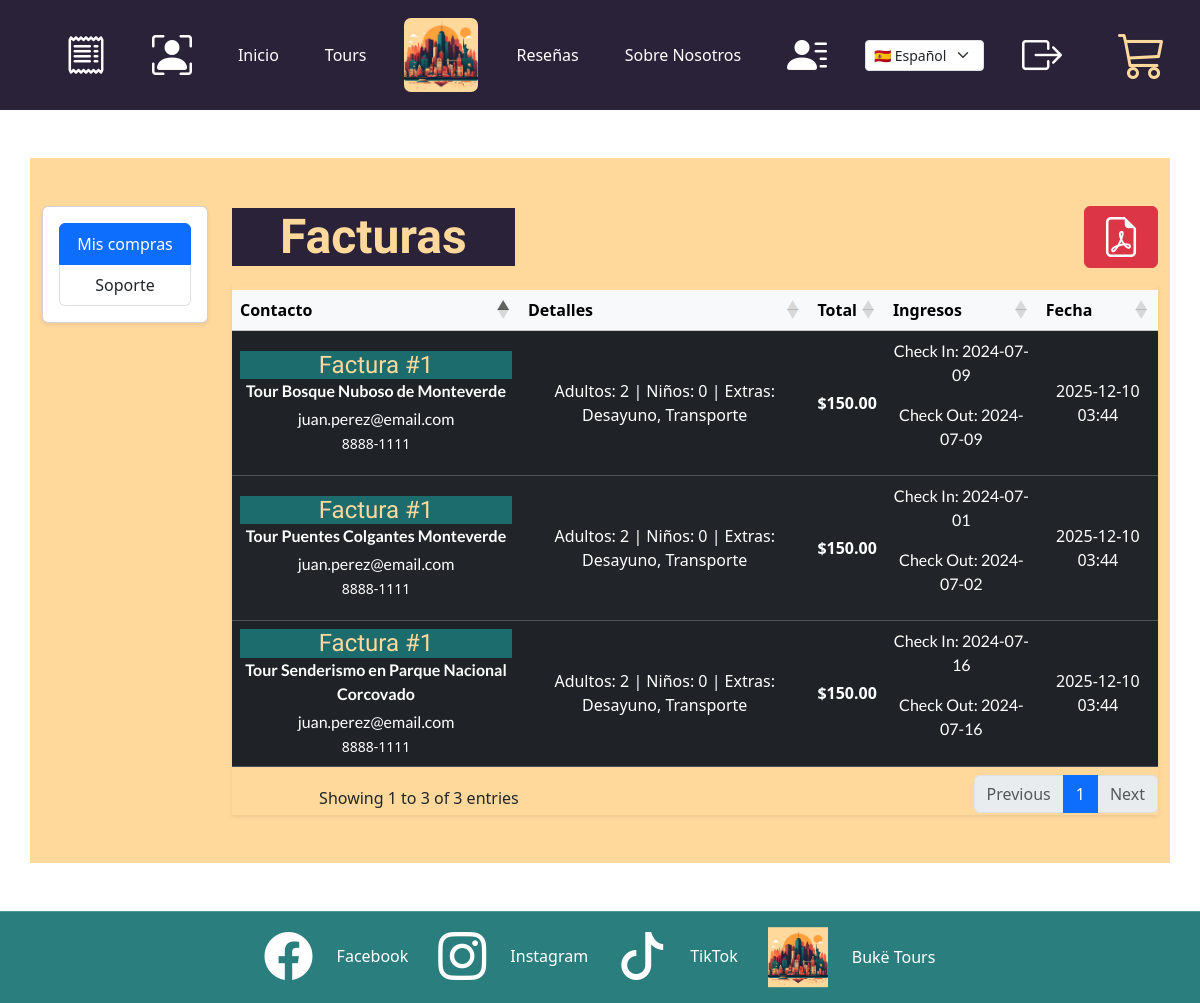
The page /invoices/index.php (signed in) on the database its author committed.
### tables this page shows
CREATE TABLE reservation_tour (
  id INT UNSIGNED NOT NULL AUTO_INCREMENT,

  reservation_id INT UNSIGNED NOT NULL,
  tour_id        INT UNSIGNED NOT NULL,

  check_in_date  DATE NOT NULL,
  check_out_date DATE NOT NULL,

  adults   INT UNSIGNED NOT NULL DEFAULT 0,  
  children INT UNSIGNED NOT NULL DEFAULT 0,  

  created_at TIMESTAMP DEFAULT CURRENT_TIMESTAMP,
  updated_at TIMESTAMP DEFAULT CURRENT_TIMESTAMP ON UPDATE CURRENT_TIMESTAMP,

  PRIMARY KEY (id),

  CONSTRAINT fk_reservation_tour_reservation
    FOREIGN KEY (reservation_id)
    REFERENCES reservation(id)
    ON DELETE CASCADE
    ON UPDATE CASCADE,

  CONSTRAINT fk_reservation_tour_tour
    FOREIGN KEY (tour_id)
    REFERENCES tour(id)
    ON DELETE RESTRICT
    ON UPDATE CASCADE
);

CREATE TABLE IF NOT EXISTS  reservation(
  id INT UNSIGNED NOT NULL AUTO_INCREMENT,
  full_name VARCHAR(200) NOT NULL,
  email VARCHAR(150) NOT NULL,
  telephone VARCHAR(120) NOT NULL,
  country VARCHAR(120) NOT NULL,
  passport VARCHAR(220) NOT NULL,
  adults INT NOT NULL,
  children INT NULL,
  idioma VARCHAR(120) NOT NULL,
  breakfast BOOLEAN NULL DEFAULT FALSE,
  lunch BOOLEAN NULL DEFAULT FALSE,
  dinner BOOLEAN NULL DEFAULT FALSE,
  transport BOOLEAN NULL DEFAULT FALSE,
  travel_insurance BOOLEAN NULL DEFAULT FALSE,
  photo_package BOOLEAN NULL DEFAULT FALSE,
  home_address  VARCHAR(220) NOT NULL,
  city VARCHAR(220) NOT NULL,
  province VARCHAR(230) NOT NULL,
  postal_code VARCHAR(100) NOT NULL,
  total DECIMAL(10,2) NOT NULL,
  subtotal DECIMAL(10,2) NOT NULL,
  userId INT UNSIGNED NOT NULL,
  created_at TIMESTAMP DEFAULT CURRENT_TIMESTAMP,
  updated_at TIMESTAMP DEFAULT CURRENT_TIMESTAMP ON UPDATE CURRENT_TIMESTAMP,
  PRIMARY KEY (id),
  CONSTRAINT fk_reservation_customer
      FOREIGN KEY (userId)
      REFERENCES customer(id)
      ON DELETE CASCADE
      ON UPDATE CASCADE
);

CREATE TABLE tour (
  id INT UNSIGNED NOT NULL AUTO_INCREMENT,
  sku VARCHAR(130) NOT NULL,
  title VARCHAR(150) NOT NULL,
  location VARCHAR(150) NOT NULL,
  price_usd DECIMAL(10,2) NOT NULL,
  cupon_code VARCHAR(50) NULL,
  cupon_discount INT DEFAULT 0,
  rating DECIMAL(3,1) NOT NULL,
  duration_hours DECIMAL(4,1) NOT NULL,
  discount INT NOT NULL,
  img VARCHAR(500) NOT NULL,
  description TEXT NOT NULL,
  iframe TEXT NULL,
  created_at TIMESTAMP DEFAULT CURRENT_TIMESTAMP,
  updated_at TIMESTAMP DEFAULT CURRENT_TIMESTAMP ON UPDATE CURRENT_TIMESTAMP,
  adults_limit   INT UNSIGNED NOT NULL DEFAULT 0,
  children_limit INT UNSIGNED NOT NULL DEFAULT 0,
  PRIMARY KEY (id),
  UNIQUE KEY uq_tours_sku (sku)
);

### config.php (called while the page is built, shortened)
<?php
include 'php/components/navbar.php';
?>

### invoices/index.php (the view, shortened to what this page needs)
<?php
include '../php/helpers/get-tours-reservation-dates.php';
$userID = isset($_SESSION['id'])? (int)$_SESSION['id']: 0;
$mysqli = openConnection();
$sql = 'SELECT reservation_tour.*, tour.*, reservation.* FROM reservation_tour INNER JOIN tour ON reservation_tour.tour_id = tour.id INNER JOIN reservation ON reservation_tour.reservation_id = reservation.id WHERE reservation.userId = ? GROUP BY tour.id;';
$invoices= $mysqli->prepare($sql);
$invoices->bind_param("i", $userID);
$invoices->execute();
$result = $invoices->get_result();
$rows = [];
if ($result) {
    while ($row = $result->fetch_assoc()) {
        $rows[] = $row;
    }
}
?>
<!DOCTYPE html>
<html lang="es">
  <head>
    <?php
      include '../php/styles/common-styles.php';
    ?>
    <link rel="stylesheet" href="/Buke-Tours/assets/css/invoices.css" type="text/css" />
    <link href="https://cdn.datatables.net/1.13.6/css/dataTables.bootstrap5.min.css" rel="stylesheet">
  </head>
  <body>
    <?php
    include '../config.php';
    ?>
    <main>
      <section id="invoices" class="py-5">
        <div class="container-lg bg-yellow-light  py-5">
            <div class="row">
                <aside class="col-12 col-lg-2 mb-4">
                    <nav class="card shadow-sm">
                        <div class="card-body">
                            <div class="list-group">
                                <a class="list-group-item list-group-item-action active" href="#" >Mis compras</a>
                                <a class="list-group-item list-group-item-action" href="mailto:soporte@buke-tours.cr">Soporte</a>
                            </div>
                        </div>
                    </nav>
                </aside>
                <section class="col-12 col-lg-10">
                    <header class="d-flex align-items-center justify-content-between mb-3">
                        <div>
                            <h1 class="h4 m-auto titulo px-5">Facturas</h1>
                        </div>
                        <div>
                            <button title="Imprimir en PDF" id="print-invoices-to-pdf"  type="button" class="btn btn-danger"><i class="bi bi-file-earmark-pdf mx-1 display-6"></i></button>
                        </div>
                    </header>
                    <?php
    if($userID === 0){
    ?>
        <p class="d-flex text-center w-100">Necesitas iniciar sesion para ver tus facturas.</p>
        <a href="/Buke-Tours/auth/login/index.php" class="btn btn-success ">Ir al Formulario de Login</a>
    <?php
    }
    else{
        ?>
        <?php if (!empty($rows)) : ?>
        <div class="table-responsive shadow-sm" id="invoices_table">
            <table id="table-invoices-data" class="table-invoices-data table table-hover table-dark table-striped align-middle w-100">
                <thead class="table-light">
                    <tr>
                        <th>Contacto</th>
                        <th>Detalles</th>
                        <th>Total</th>
                        <th>Ingresos</th>
                        <th>Fecha</th>
                    </tr>
                </thead>
                <tbody>
                    <?php
                    foreach ($rows as $filaDesktop):
                        $extras = [];
                        if ($filaDesktop['breakfast']) $extras[] = 'Desayuno';
                        if ($filaDesktop['transport']) $extras[] = 'Transporte';
                        $details = "Adultos: {$filaDesktop['adults']}";
                        $details .= is_null($filaDesktop['children']) ? '' : " | Niños: {$filaDesktop['children']}";
                        if (!empty($extras)) {
                            $details .= " | Extras: " . implode(', ', $extras);
                        }
                    ?>
                    <tr>
                        <td>
                            <h4 class="subtitulo mb-2">Factura #<?php echo $filaDesktop['id']; ?></h4>
                            <p class="fw-semibold mb-1">Tour <?= htmlspecialchars($filaDesktop['title'] ?? '') ?></p>
                            <p class="mb-0"><?= htmlspecialchars($filaDesktop['email']) ?></p>
                            <small><?= htmlspecialchars($filaDesktop['telephone']) ?></small>
                        </td>
                        <td><?= htmlspecialchars($details) ?></td>
                        <td class="fw-bold">$<?= number_format((float)$filaDesktop['total'], 2) ?></td>
                        <td><?= getTourReservationDates($filaDesktop['id'] , $filaDesktop['tour_id']);?></td>
                        <td>
                            <time datetime="<?= htmlspecialchars($filaDesktop['created_at']) ?>">
                                <?= htmlspecialchars(date('Y-m-d H:i', strtotime($filaDesktop['created_at']))) ?>
                            </time>
                        </td>
                    </tr>
                    <?php endforeach; ?>
                </tbody>
            </table>
        </div>
        <?php else : ?>
            <div class="alert alert-info">No hay facturas disponibles.</div>
            <a href="/Buke-Tours/tours/" class="btn btn-success" title="Comprar Tours">Comprar Tours</a>
        <?php endif; ?>
        <?php
    }
                    ?>
                </section>
            </div>
        </div>
      </section>
    </main>
    <?php
      include '../php/components/footer.php';
    ?>
  </body>
</html>

### php/styles/common-styles.php (shortened to what this page needs)
<link href="https://cdn.jsdelivr.net/npm/bootstrap@5.3.8/dist/css/bootstrap.min.css" rel="stylesheet" />
<link rel="stylesheet" href="https://cdn.jsdelivr.net/npm/bootstrap-icons@1.13.1/font/bootstrap-icons.min.css" />
<link rel="stylesheet" href="/Buke-Tours/assets/css/main.css" type="text/css" />
<link rel="stylesheet" href="/Buke-Tours/assets/css/cart.css" type="text/css" />
<link rel="stylesheet" href="https://cdn.jsdelivr.net/npm/flag-icons/css/flag-icons.min.css" />

### php/components/navbar.php (shortened to what this page needs)
<nav class="barra-navegadora navbar navbar-expand-lg">
  <div class="container-fluid">
    <div class="collapse navbar-collapse" id="navbarNav">
      <ul class="navbar-nav m-auto">
        <?php
        if(isset($_SESSION['userId'])){
          ?>
          <li class="nav-item barra-navegadora-li">
          <a href="/Buke-Tours/invoices/" class="nav-link" title="<?php echo $lang['invoices'] ?? 'Facturas'; ?>"
            >
          <i class="bi bi-receipt display-6"></i>
</a>
        </li>
         <li class="nav-item barra-navegadora-li">
          <a href="/Buke-Tours/profile/" class="nav-link" title="<?php echo $lang['editar_perfil']; ?>"
            ><i class="bi bi-person-bounding-box display-6"></i
          ></a>
        </li>
          <?php
        }
        ?>
        <li class="nav-item barra-navegadora-li">
          <a href="/Buke-Tours/" class="nav-link"><?php echo $lang['inicio'] ?? 'Inicio'; ?></a>
        </li>
        <li class="nav-item barra-navegadora-li">
          <a href="/Buke-Tours/tours/" class="nav-link"><?php echo $lang['tours'] ?? 'Tours'; ?></a>
        </li>
        <li class="nav-item barra-navegadora-li">
          <a href="/Buke-Tours/"
            >
            <img class="logo" src="/Buke-Tours/assets/img/logo.png" alt="Buke Tours Logo" title="Buke Tours Logo" />
        </a>
        </li>
        <?php
        if(isset($_SESSION['userId'])){
          ?>
        <li class="nav-item barra-navegadora-li">
          <a href="/Buke-Tours/reviews/" class="nav-link"><?php echo $lang['reseñas'] ?? 'Reseñas'; ?></a>
        </li>
        <?php } ?>
        <li class="nav-item barra-navegadora-li">
          <a href="/Buke-Tours/about-us/" class="nav-link"><?php echo $lang['sobre_nosotros'] ?? 'Sobre Nosotros'; ?></a>
        </li>
        <li class="nav-item barra-navegadora-li">
          <a href="/Buke-Tours/contact/" class="nav-link" title="<?php echo $lang['contacto']; ?>"><i class="display-6 bi bi-person-lines-fill"></i></a>
        </li>
          <li class="nav-item barra-navegadora-li d-flex align-items-center">
            <select id="language-switcher" class="form-select form-select-sm">
                <option value="es" <?php if (isset($_SESSION['lang']) && $_SESSION['lang'] == 'es') echo 'selected'; ?>>🇪🇸 Español</option>
            </select>
        </li>
        <?php
        if(isset($_SESSION['userId'])){
          ?>
          <li class="nav-item barra-navegadora-li">
            <a href="/Buke-Tours/logout/" class="nav-link" title="Cerrar Session"> <i class="display-6 bi bi-box-arrow-right"></i></a>
          </li>
          <?php
        }
        ?>
      </ul>
    </div>
    <button
      id="shopping-cart"
      class="btn btn-light position-relative"
      type="button"
      data-bs-toggle="modal"
      data-bs-target="#cartModal"
    >
      <i class="bi bi-cart3 display-5"></i>
    </button>
  </div>
</nav>

### php/helpers/get-tours-reservation-dates.php (shortened to what this page needs)
<?php
function getTourReservationDates($reservationId, $tourId){
    $userID = isset($_SESSION['id'])? (int)$_SESSION['id']: 0;
    if($userID<= 0){
        echo "Usuario inválido.";
    }
    else{
        $sqlReservationTour = "SELECT `id`,`reservation_id`,`tour_id`,`check_in_date`,`check_out_date` FROM `reservation_tour` WHERE reservation_id = ? AND tour_id = ?";
        $mysqli = openConnection();
        $tourDates = $mysqli->prepare($sqlReservationTour);
        $tourDates->bind_param("ii", $reservationId,  $tourId);
        if($tourDates->execute()){
            $resultTourDates = $tourDates->get_result();
            $tourDatesHTML = "";
            if ($resultTourDates) {
                while ($row = $resultTourDates->fetch_assoc()) {
                    $tourDatesHTML .= "<p class='w-100'>Check In: " . htmlspecialchars($row['check_in_date']) . "</p>";
                    $tourDatesHTML .= "<p class='w-100'>Check Out: " . htmlspecialchars($row['check_out_date']) . "</p>";
                }
            }
            echo $tourDatesHTML;
        }
        else{
            echo "Error al consultar la reservacion";
        }
    }
}
?>

### php/components/footer.php (shortened to what this page needs)
<footer>
  <nav>
      <ul class="footer-redes py-3">
        <li class="footer-redes-li">
          <a
            href="https://www.facebook.com/"
            target="_blank"
            class="d-flex align-items-center"
            title="Buke Tours Facebook"
          >
            <i class="bi bi-facebook display-5"></i
            ><span class="d-none d-md-block ps-4">Facebook</span></a
          >
        </li>
        <li class="footer-redes-li">
          <a
            href="https://www.instagram.com/unguiaencostarica"
            target="_blank"
            class="d-flex align-items-center"
            title="Buke Tours Instagram"
            ><i class="bi bi-instagram display-5"></i
            ><span class="d-none d-md-block ps-4">Instagram</span></a
          >
        </li>
        <li class="footer-redes-li">
          <a
            href="https://www.tiktok.com/@unguiaencostarica"
            target="_blank"
            class="d-flex align-items-center"
            title="Buke Tours TikTok"
            ><i class="bi bi-tiktok display-5"></i
            ><span class="d-none d-md-block ps-4">TikTok</span></a
          >
        </li>
        <li class="footer-redes-li">
          <a
            href="/Buke-Tours"
            title="Buke Tours Logo"
            target="_self"
            class="d-flex align-items-center"
          >
            <img
              class="logo-footer"
              src="/Buke-Tours/assets/img/logo.png"
              alt="Buke Tours Logo"
              title="Buke Tours Logo"
            /><span class="d-none d-md-block ps-4">Bukë Tours</span></a
          >
        </li>
      </ul>
  </nav>
</footer>

### assets/css/main.css (style rules this page uses)
body { text-align: center; margin: 0; padding: 0; background: url("../img/fondo.png"); background-size: cover; background-repeat: no-repeat; display: flex; flex-direction: column; height: 100vh; background-attachment: fixed; }
body, main, nav, footer { width: 100%; }
main { z-index: 1; }
footer { z-index: 90; top: 92%; position: sticky; }
h1, h2, h3, h4, h5, h6 { font-family: "Gabarito", serif; }
p { font-family: "Lato", serif; }
html, body { position: relative; height: 100%; overflow-x: hidden; }
body { margin: 0 auto; padding: 0; }
.bg-yellow-light { background: #ffd89c !important; }
.swiper-button-next, .swiper-button-prev, #shopping-cart { color: #ffd89c !important; }
.navbar, .barra-navegadora { background-color: #2a2238 !important; padding: 10px; display: flex; justify-content: space-around; align-items: center; color: white; }
.nav-item a { color: #fff; display: flex; flex-direction: column; justify-content: center; align-items: center; height: 90px; text-align: center; }
.barra-navegadora { text-align: center; width: 100%; }
.barra-navegadora-li { display: inline; padding: 0 15px; }
.logo { width: 74px; border-radius: 7px; vertical-align: middle; }
.titulo { color: #ffd89c; font-size: 48px; font-weight: bold; width: 100%; margin: 0 auto; background: #2a2238; }
h4.subtitulo { background: #1c6c6e; color: #ffd89c; margin: 0 auto !important; }
.footer-redes { background-color: #2a7e7e; color: white; text-align: center; display: flex; justify-content: center; bottom: 0; padding: 0px 0; width: 100%; margin-bottom: 0; }
.footer-redes-li { display: inline; margin: 0 15px; }
.footer-redes a { text-decoration: none; color: white; }
img.logo-footer { height: 60px; }
.subtitulo { background: antiquewhite; margin: 0 auto !important; text-align: center; width: 100%; }

### assets/css/cart.css (style rules this page uses)
#shopping-cart { background: transparent; box-shadow: none; border: none; }

### rows shown on the page
reservation_tour: reservation "1", tour.title "Puentes Colgantes Monteverde", reservation.email "juan.perez@email.com", reservation.telephone "8888-1111", reservation.children "Adultos: 2 | Niños: 0 | Extras: Desayuno, Transporte", reservation.total "150.00", check_in_date "2024-07-01", check_out_date "2024-07-02", reservation.created_at "2025-12-10 03:44"
reservation_tour: reservation "1", tour.title "Bosque Nuboso de Monteverde", reservation.email "juan.perez@email.com", reservation.telephone "8888-1111", reservation.children "Adultos: 2 | Niños: 0 | Extras: Desayuno, Transporte", reservation.total "150.00", check_in_date "2024-07-09", check_out_date "2024-07-09", reservation.created_at "2025-12-10 03:44"
reservation_tour: reservation "1", tour.title "Senderismo en Parque Nacional Corcovado", reservation.email "juan.perez@email.com", reservation.telephone "8888-1111", reservation.children "Adultos: 2 | Niños: 0 | Extras: Desayuno, Transporte", reservation.total "150.00", check_in_date "2024-07-16", check_out_date "2024-07-16", reservation.created_at "2025-12-10 03:44"

### other values the page prints
$lang['inicio'] "Inicio"
$lang['tours'] "Tours"
$lang['reseñas'] "Reseñas"
$lang['sobre_nosotros'] "Sobre Nosotros"
